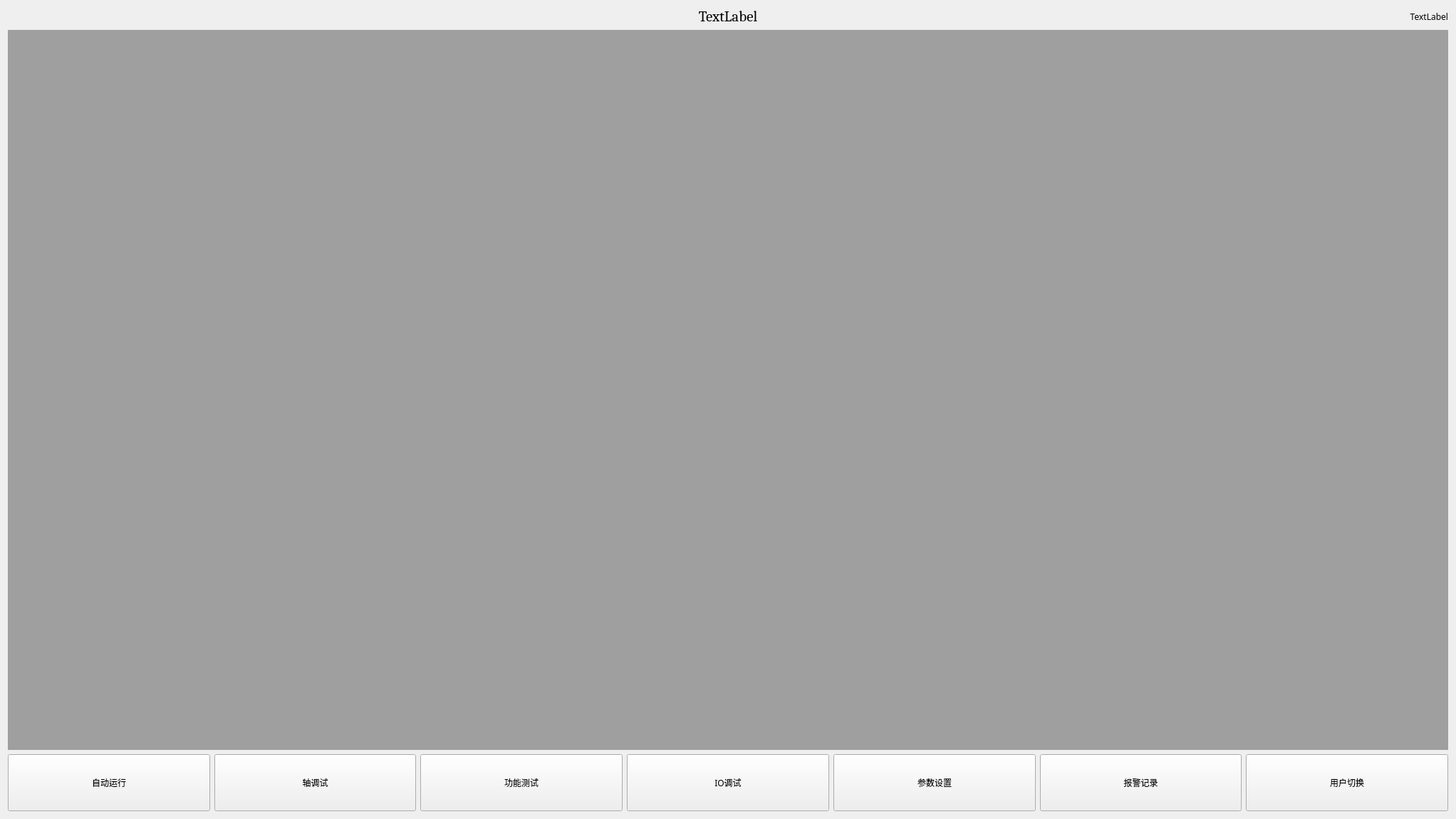
<?xml version="1.0" encoding="UTF-8"?>
<ui version="4.0">
 <class>Form</class>
 <widget class="QWidget" name="Form">
  <property name="geometry">
   <rect>
    <x>0</x>
    <y>0</y>
    <width>2044</width>
    <height>1150</height>
   </rect>
  </property>
  <property name="font">
   <font>
    <family>宋体</family>
   </font>
  </property>
  <property name="windowTitle">
   <string>Form</string>
  </property>
  <layout class="QGridLayout" name="gridLayout">
   <item row="0" column="0">
    <widget class="QLabel" name="label_logo">
     <property name="text">
      <string/>
     </property>
     <property name="pixmap">
      <pixmap resource="../image/image.qrc">:/SAA.png</pixmap>
     </property>
    </widget>
   </item>
   <item row="0" column="3">
    <widget class="QLabel" name="label_FixtureName">
     <property name="font">
      <font>
       <family>Cambria</family>
       <pointsize>16</pointsize>
      </font>
     </property>
     <property name="text">
      <string>TextLabel</string>
     </property>
     <property name="alignment">
      <set>Qt::AlignCenter</set>
     </property>
    </widget>
   </item>
   <item row="0" column="6">
    <widget class="QLabel" name="label_Date">
     <property name="text">
      <string>TextLabel</string>
     </property>
     <property name="alignment">
      <set>Qt::AlignRight|Qt::AlignTrailing|Qt::AlignVCenter</set>
     </property>
    </widget>
   </item>
   <item row="1" column="0" colspan="7">
    <widget class="QMdiArea" name="mdiArea"/>
   </item>
   <item row="2" column="0">
    <widget class="QPushButton" name="btn_AutoRun">
     <property name="minimumSize">
      <size>
       <width>150</width>
       <height>80</height>
      </size>
     </property>
     <property name="text">
      <string>自动运行</string>
     </property>
    </widget>
   </item>
   <item row="2" column="1">
    <widget class="QPushButton" name="btn_AxisDebug">
     <property name="minimumSize">
      <size>
       <width>150</width>
       <height>80</height>
      </size>
     </property>
     <property name="text">
      <string>轴调试</string>
     </property>
    </widget>
   </item>
   <item row="2" column="2">
    <widget class="QPushButton" name="btn_FunctionTest">
     <property name="minimumSize">
      <size>
       <width>150</width>
       <height>80</height>
      </size>
     </property>
     <property name="text">
      <string>功能测试</string>
     </property>
    </widget>
   </item>
   <item row="2" column="3">
    <widget class="QPushButton" name="btn_IODebug">
     <property name="minimumSize">
      <size>
       <width>150</width>
       <height>80</height>
      </size>
     </property>
     <property name="text">
      <string>IO调试</string>
     </property>
    </widget>
   </item>
   <item row="2" column="4">
    <widget class="QPushButton" name="btn_Parameter">
     <property name="minimumSize">
      <size>
       <width>150</width>
       <height>80</height>
      </size>
     </property>
     <property name="text">
      <string>参数设置</string>
     </property>
    </widget>
   </item>
   <item row="2" column="5">
    <widget class="QPushButton" name="btn_Alarm">
     <property name="minimumSize">
      <size>
       <width>150</width>
       <height>80</height>
      </size>
     </property>
     <property name="text">
      <string>报警记录</string>
     </property>
    </widget>
   </item>
   <item row="2" column="6">
    <widget class="QPushButton" name="btn_UserChange">
     <property name="minimumSize">
      <size>
       <width>150</width>
       <height>80</height>
      </size>
     </property>
     <property name="text">
      <string>用户切换</string>
     </property>
    </widget>
   </item>
  </layout>
 </widget>
 <resources>
  <include location="../image/image.qrc"/>
  <include location="../image/image.qrc"/>
 </resources>
 <connections/>
</ui>
